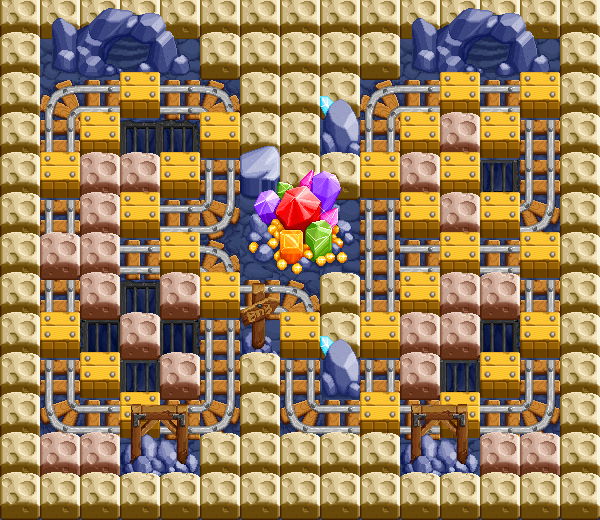

This is a level from a 2D game, rendered from its Tiled map with the project's own tilesets. A one-line summary and the map file follow, with tile-layer data summarised:
An orthogonal 15x13 tile map with 40x40 px tiles, 14 tile layers (floor, obstacle1, obstacle2, obstacle3, ...) and 8 objects.

<map version="1.0" tiledversion="1.1.6" orientation="orthogonal" renderorder="left-down" width="15" height="13" tilewidth="40" tileheight="40" infinite="0" nextobjectid="9">
 <tileset firstgid="1" name="tileMap4" tilewidth="40" tileheight="40" tilecount="96" columns="16">
  <image source="tileMap4.png" width="640" height="240" />
  <tile id="16">
   <properties>
    <property name="blast" type="bool" value="false" />
    <property name="colli" type="bool" value="true" />
    <property name="push" type="bool" value="false" />
    <property name="visible" type="bool" value="false" />
   </properties>
  </tile>
  <tile id="17">
   <properties>
    <property name="blast" type="bool" value="false" />
    <property name="colli" type="bool" value="true" />
    <property name="push" type="bool" value="false" />
    <property name="visible" type="bool" value="false" />
   </properties>
  </tile>
  <tile id="18">
   <properties>
    <property name="blast" type="bool" value="false" />
    <property name="colli" type="bool" value="true" />
    <property name="push" type="bool" value="false" />
    <property name="visible" type="bool" value="false" />
   </properties>
  </tile>
  <tile id="19">
   <properties>
    <property name="blast" type="bool" value="false" />
    <property name="colli" type="bool" value="true" />
    <property name="push" type="bool" value="false" />
    <property name="visible" type="bool" value="false" />
   </properties>
  </tile>
  <tile id="20">
   <properties>
    <property name="blast" type="bool" value="false" />
    <property name="colli" type="bool" value="true" />
    <property name="push" type="bool" value="false" />
    <property name="visible" type="bool" value="false" />
   </properties>
  </tile>
  <tile id="25">
   <properties>
    <property name="blast" type="bool" value="true" />
    <property name="colli" type="bool" value="false" />
    <property name="push" type="bool" value="true" />
    <property name="visible" type="bool" value="false" />
   </properties>
  </tile>
  <tile id="26">
   <properties>
    <property name="blast" type="bool" value="true" />
    <property name="colli" type="bool" value="true" />
    <property name="push" type="bool" value="false" />
    <property name="visible" type="bool" value="false" />
   </properties>
  </tile>
  <tile id="27">
   <properties>
    <property name="blast" type="bool" value="true" />
    <property name="colli" type="bool" value="true" />
    <property name="push" type="bool" value="false" />
    <property name="visible" type="bool" value="false" />
   </properties>
  </tile>
  <tile id="48">
   <properties>
    <property name="blast" type="bool" value="false" />
    <property name="colli" type="bool" value="true" />
    <property name="push" type="bool" value="false" />
    <property name="visible" type="bool" value="false" />
   </properties>
  </tile>
  <tile id="49">
   <properties>
    <property name="blast" type="bool" value="false" />
    <property name="colli" type="bool" value="true" />
    <property name="push" type="bool" value="false" />
    <property name="visible" type="bool" value="false" />
   </properties>
  </tile>
  <tile id="50">
   <properties>
    <property name="blast" type="bool" value="false" />
    <property name="colli" type="bool" value="true" />
    <property name="push" type="bool" value="false" />
    <property name="visible" type="bool" value="false" />
   </properties>
  </tile>
  <tile id="64">
   <properties>
    <property name="blast" type="bool" value="false" />
    <property name="colli" type="bool" value="true" />
    <property name="push" type="bool" value="false" />
    <property name="visible" type="bool" value="false" />
   </properties>
  </tile>
  <tile id="65">
   <properties>
    <property name="blast" type="bool" value="false" />
    <property name="colli" type="bool" value="true" />
    <property name="push" type="bool" value="false" />
    <property name="visible" type="bool" value="false" />
   </properties>
  </tile>
  <tile id="66">
   <properties>
    <property name="blast" type="bool" value="false" />
    <property name="colli" type="bool" value="true" />
    <property name="push" type="bool" value="false" />
    <property name="visible" type="bool" value="false" />
   </properties>
  </tile>
  <tile id="71">
   <properties>
    <property name="blast" type="bool" value="false" />
    <property name="colli" type="bool" value="true" />
    <property name="push" type="bool" value="false" />
    <property name="visible" type="bool" value="false" />
   </properties>
  </tile>
  <tile id="72">
   <properties>
    <property name="blast" type="bool" value="false" />
    <property name="colli" type="bool" value="true" />
    <property name="push" type="bool" value="false" />
    <property name="visible" type="bool" value="false" />
   </properties>
  </tile>
  <tile id="73">
   <properties>
    <property name="blast" type="bool" value="false" />
    <property name="colli" type="bool" value="true" />
    <property name="push" type="bool" value="false" />
    <property name="visible" type="bool" value="false" />
   </properties>
  </tile>
  <tile id="74">
   <properties>
    <property name="blast" type="bool" value="false" />
    <property name="colli" type="bool" value="true" />
    <property name="push" type="bool" value="false" />
    <property name="visible" type="bool" value="false" />
   </properties>
  </tile>
 </tileset>
 <layer name="floor" width="15" height="13">
  <data>[195 cells, 195 non-empty, 16 distinct tile ids]</data>
 </layer>
 <layer name="obstacle1" width="15" height="13">
  <data>[195 cells, 15 non-empty, 1 distinct tile ids]</data>
 </layer>
 <layer name="obstacle2" width="15" height="13">
  <data>[195 cells, 30 non-empty, 10 distinct tile ids]</data>
 </layer>
 <layer name="obstacle3" width="15" height="13">
  <data>[195 cells, 16 non-empty, 4 distinct tile ids]</data>
 </layer>
 <layer name="obstacle4" width="15" height="13">
  <data>[195 cells, 20 non-empty, 8 distinct tile ids]</data>
 </layer>
 <layer name="obstacle5" width="15" height="13">
  <data>[195 cells, 24 non-empty, 8 distinct tile ids]</data>
 </layer>
 <layer name="obstacle6" width="15" height="13">
  <data>[195 cells, 20 non-empty, 12 distinct tile ids]</data>
 </layer>
 <layer name="obstacle7" width="15" height="13">
  <data>[195 cells, 17 non-empty, 9 distinct tile ids]</data>
 </layer>
 <layer name="obstacle8" width="15" height="13">
  <data>[195 cells, 18 non-empty, 6 distinct tile ids]</data>
 </layer>
 <layer name="obstacle9" width="15" height="13">
  <data>[195 cells, 22 non-empty, 8 distinct tile ids]</data>
 </layer>
 <layer name="obstacle10" width="15" height="13">
  <data>[195 cells, 16 non-empty, 8 distinct tile ids]</data>
 </layer>
 <layer name="obstacle11" width="15" height="13">
  <data>[195 cells, 12 non-empty, 4 distinct tile ids]</data>
 </layer>
 <layer name="obstacle12" width="15" height="13">
  <data>[195 cells, 30 non-empty, 8 distinct tile ids]</data>
 </layer>
 <layer name="obstacle13" width="15" height="13">
  <data>[195 cells, 30 non-empty, 2 distinct tile ids]</data>
 </layer>
 <objectgroup name="initPos">
  <object id="1" x="63" y="99" />
  <object id="2" x="380" y="95" />
  <object id="3" x="64" y="409" />
  <object id="4" x="535" y="408" />
  <object id="5" x="218" y="208" />
  <object id="6" x="221" y="377" />
  <object id="7" x="381" y="253" />
  <object id="8" x="541" y="171" />
 </objectgroup>
</map>